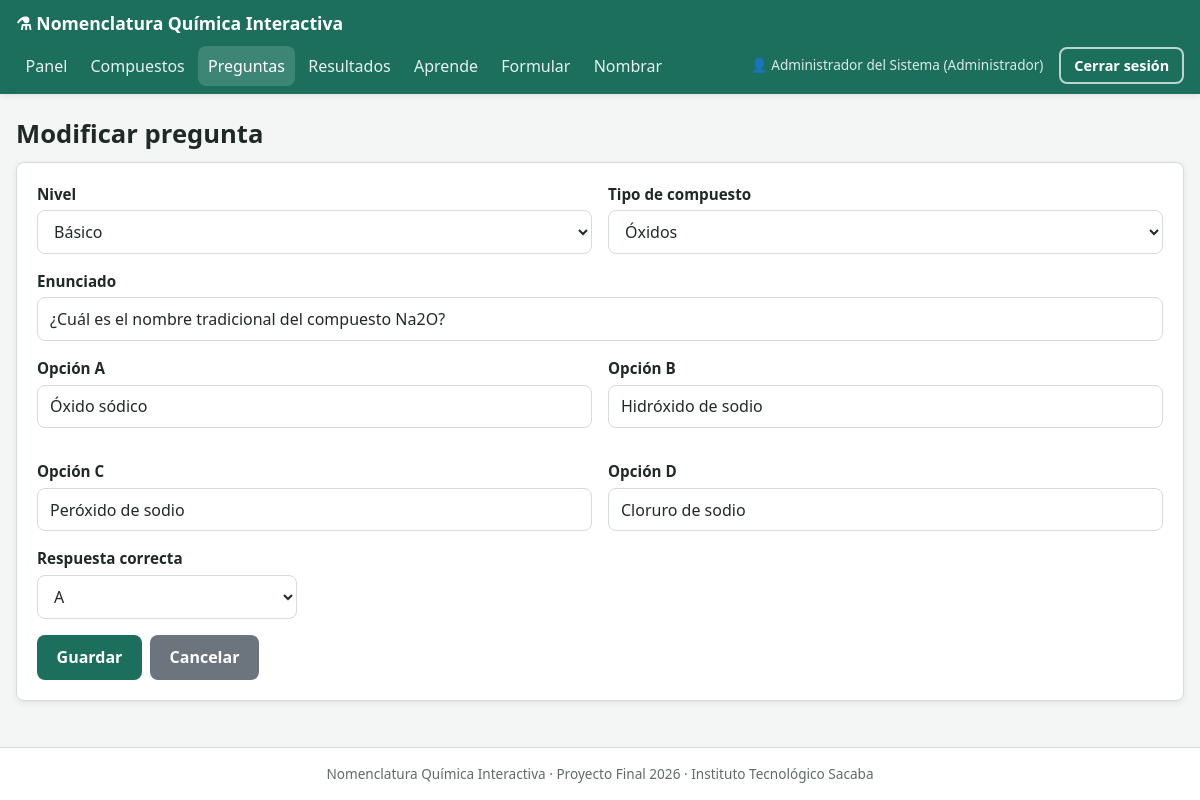
Screenshot of /sql/public/index.php?c=pregunta&a=editar&id=1 (signed in) with the database file from the repository.
### tables this page shows
CREATE TABLE preguntas (
    id_pregunta         INT          NOT NULL AUTO_INCREMENT,
    id_nivel            INT          NOT NULL,
    id_tipo             INT          NOT NULL,
    enunciado           VARCHAR(255) NOT NULL,
    opcion_a            VARCHAR(100) NOT NULL,
    opcion_b            VARCHAR(100) NOT NULL,
    opcion_c            VARCHAR(100) NOT NULL,
    opcion_d            VARCHAR(100) NOT NULL,
    respuesta_correcta  CHAR(1)      NOT NULL,
    estado              TINYINT(1)   NOT NULL DEFAULT 1 COMMENT '1 = activa, 0 = desactivada',
    PRIMARY KEY (id_pregunta),
    KEY idx_preguntas_nivel (id_nivel),
    KEY idx_preguntas_tipo (id_tipo),
    CONSTRAINT fk_preguntas_niveles FOREIGN KEY (id_nivel) REFERENCES niveles (id_nivel)
        ON UPDATE CASCADE ON DELETE RESTRICT,
    CONSTRAINT fk_preguntas_tipos FOREIGN KEY (id_tipo) REFERENCES tipos_compuesto (id_tipo)
        ON UPDATE CASCADE ON DELETE RESTRICT,
    CONSTRAINT ck_preguntas_respuesta CHECK (respuesta_correcta IN ('A', 'B', 'C', 'D'))
);

CREATE TABLE niveles (
    id_nivel            INT          NOT NULL AUTO_INCREMENT,
    nombre              VARCHAR(20)  NOT NULL,
    descripcion         VARCHAR(150) NULL,
    cantidad_preguntas  TINYINT      NOT NULL DEFAULT 10,
    PRIMARY KEY (id_nivel),
    UNIQUE KEY uq_niveles_nombre (nombre)
);

CREATE TABLE tipos_compuesto (
    id_tipo      INT         NOT NULL AUTO_INCREMENT,
    nombre       VARCHAR(40) NOT NULL,
    descripcion  TEXT        NULL,
    PRIMARY KEY (id_tipo),
    UNIQUE KEY uq_tipos_nombre (nombre)
);

### core/Controller.php (called while the page is built, shortened)
<?php
abstract class Controller
{
    protected function vista(string $ruta, array $parametros = []): void
    {
        extract($parametros, EXTR_SKIP);
        require BASE_PATH . '/views/layout/header.php';
        require BASE_PATH . '/views/' . $ruta . '.php';
        require BASE_PATH . '/views/layout/footer.php';
    }
    protected function get(string $campo, string $defecto = ''): string
    {
        return isset($_GET[$campo]) ? trim((string) $_GET[$campo]) : $defecto;
    }
}

### controllers/PreguntaController.php (called while the page is built, shortened)
<?php
class PreguntaController extends Controller
{
    private Pregunta $modelo;
    public function __construct()
    {
        $this->modelo = new Pregunta();
    }
    public function editar(): void
    {
        $id = (int) $this->get('id', '0');
        $actual = $this->modelo->obtener($id);
        $errores = [];
        $datos = $actual;
        $this->mostrarFormulario('Modificar pregunta', 'editar', $datos, $errores, $id);
    }
    private function mostrarFormulario(string $titulo, string $accion, array $datos, array $errores, int $id): void
    {
        $this->vista('admin/preguntas/form', [
            'titulo'  => $titulo,
            'accion'  => $accion,
            'datos'   => $datos,
            'errores' => $errores,
            'id'      => $id,
            'niveles' => (new Nivel())->listar(),
            'tipos'   => (new TipoCompuesto())->listar(),
        ]);
    }
}

### core/Router.php (called while the page is built, shortened)
<?php
class Router
{
    public static function despachar(): void
    {
        $a = (string) ($_GET['a'] ?? 'index');
        $controlador = new $clase();
        $controlador->$a();
    }
}

### sql/public/index.php (called while the page is built, shortened)
<?php
require_once BASE_PATH . '/core/helpers.php';
spl_autoload_register(function (string $clase) {
    foreach (['core', 'config', 'controllers', 'models'] as $carpeta) {
        $archivo = BASE_PATH . '/' . $carpeta . '/' . $clase . '.php';
        if (is_file($archivo)) {
            return;
        }
    }
});
Router::despachar();

### core/helpers.php (called while the page is built, shortened)
<?php
function e($valor): string
{
    return htmlspecialchars((string) $valor, ENT_QUOTES, 'UTF-8');
}
function url(string $c, string $a = 'index', array $params = []): string
{
    $query = array_merge(['c' => $c, 'a' => $a], $params);
    return BASE_URL . 'index.php?' . http_build_query($query);
}

### models/Nivel.php (called while the page is built, shortened)
<?php
class Nivel extends Model
{
    public function listar(): array
    {
        return $this->db->query('SELECT id_nivel, nombre, descripcion, cantidad_preguntas FROM niveles ORDER BY id_nivel')->fetchAll();
    }
}

### core/Model.php (called while the page is built, shortened)
<?php
abstract class Model
{
    public function __construct()
    {
        $this->db = Database::conectar();
    }
}

### config/Database.php (called while the page is built)
<?php
class Database
{
    private static ?PDO $conexion = null;
    public static function conectar(): PDO
    {
        if (self::$conexion === null) {
            $dsn = 'mysql:host=' . DB_HOST . ';dbname=' . DB_NAME . ';charset=' . DB_CHARSET;
            try {
                self::$conexion = new PDO($dsn, DB_USER, DB_PASS, [
                    PDO::ATTR_ERRMODE            => PDO::ERRMODE_EXCEPTION,
                    PDO::ATTR_DEFAULT_FETCH_MODE => PDO::FETCH_ASSOC,
                    PDO::ATTR_EMULATE_PREPARES   => false,
                ]);
            } catch (PDOException $e) {
                http_response_code(500);
                die('No se pudo conectar a la base de datos. Verifique config/config.php y que MySQL esté iniciado.');
            }
        }
        return self::$conexion;
    }
}

### models/Pregunta.php (called while the page is built, shortened)
<?php
class Pregunta extends Model
{
    public function obtener(int $id): ?array
    {
        $st = $this->db->prepare(self::SELECT_BASE . ' WHERE p.id_pregunta = :id');
        $st->execute([':id' => $id]);
        $fila = $st->fetch();
        return $fila ?: null;
    }
}

### models/TipoCompuesto.php (called while the page is built, shortened)
<?php
class TipoCompuesto extends Model
{
    public function listar(): array
    {
        return $this->db->query('SELECT id_tipo, nombre, descripcion FROM tipos_compuesto ORDER BY id_tipo')->fetchAll();
    }
}

### views/admin/preguntas/form.php (the view, shortened to what this page needs)
<h1><?= e($titulo) ?></h1>
<form method="post" class="tarjeta validar"
      action="<?= e($accion === 'editar' ? url('pregunta', 'editar', ['id' => $id]) : url('pregunta', 'crear')) ?>">
    <div class="rejilla rejilla-2">
        <div class="campo">
            <label for="id_nivel" class="etiqueta">Nivel</label>
            <select class="entrada" id="id_nivel" name="id_nivel" required>
                <?php foreach ($niveles as $n): ?>
                    <option value="<?= (int) $n['id_nivel'] ?>" <?= (int) $datos['id_nivel'] === (int) $n['id_nivel'] ? 'selected' : '' ?>><?= e($n['nombre']) ?></option>
                <?php endforeach; ?>
            </select>
        </div>
        <div class="campo">
            <label for="id_tipo" class="etiqueta">Tipo de compuesto</label>
            <select class="entrada" id="id_tipo" name="id_tipo" required>
                <?php foreach ($tipos as $t): ?>
                    <option value="<?= (int) $t['id_tipo'] ?>" <?= (int) $datos['id_tipo'] === (int) $t['id_tipo'] ? 'selected' : '' ?>><?= e($t['nombre']) ?></option>
                <?php endforeach; ?>
            </select>
        </div>
    </div>
    <div class="campo">
        <label for="enunciado" class="etiqueta">Enunciado</label>
        <input type="text" class="entrada" id="enunciado" name="enunciado" required maxlength="255"
               value="<?= e($datos['enunciado']) ?>" placeholder="Ej.: ¿Cuál es la fórmula del óxido de calcio?">
    </div>
    <div class="rejilla rejilla-2">
        <?php foreach (['A' => 'opcion_a', 'B' => 'opcion_b', 'C' => 'opcion_c', 'D' => 'opcion_d'] as $letra => $campo): ?>
            <div class="campo">
                <label for="<?= $campo ?>" class="etiqueta">Opción <?= $letra ?></label>
                <input type="text" class="entrada" id="<?= $campo ?>" name="<?= $campo ?>" required maxlength="100"
                       data-opcion value="<?= e($datos[$campo]) ?>">
            </div>
        <?php endforeach; ?>
    </div>
    <div class="campo" style="max-width: 260px;">
        <label for="respuesta_correcta" class="etiqueta">Respuesta correcta</label>
        <select class="entrada" id="respuesta_correcta" name="respuesta_correcta" required>
            <?php foreach (['A', 'B', 'C', 'D'] as $letra): ?>
                <option value="<?= $letra ?>" <?= $datos['respuesta_correcta'] === $letra ? 'selected' : '' ?>><?= $letra ?></option>
            <?php endforeach; ?>
        </select>
    </div>
    <div class="grupo-botones">
        <button type="submit" class="boton">Guardar</button>
        <a class="boton boton-gris" href="<?= e(url('pregunta', 'index')) ?>">Cancelar</a>
    </div>
</form>

### sql/public/css/estilos.css (style rules this page uses)
:root { --verde: #1b6f5c; --verde-oscuro: #155a4a; --verde-claro: #e6f2ef; --gris-fondo: #f4f6f5; --gris-borde: #d5dbd9; --gris-texto: #5f6b67; --texto: #1f2a27; --rojo: #c0392b; --rojo-claro: #fbe9e7; --amarillo-claro: #fff6dc; --amarillo-borde: #e3b341; --azul: #1f5fa8; --azul-claro: #e7f0fa; --blanco: #ffffff; --radio: 8px; --sombra: 0 2px 6px rgba(0, 0, 0, 0.08); }
* { box-sizing: border-box; }
html { font-size: 16px; }
body { margin: 0; font-family: "Segoe UI", Roboto, Arial, sans-serif; line-height: 1.5; color: var(--texto); background-color: var(--gris-fondo); min-height: 100vh; display: flex; flex-direction: column; }
h1, h2, h3 { line-height: 1.25; margin: 0 0 .75rem; }
h1 { font-size: 1.6rem; }
a { color: var(--verde); }
.boton { display: inline-block; font: inherit; font-weight: 600; text-align: center; text-decoration: none; cursor: pointer; border: 2px solid transparent; border-radius: var(--radio); padding: .55rem 1.1rem; background-color: var(--verde); color: var(--blanco); transition: background-color .15s, box-shadow .15s; }
.boton-gris { background-color: #6c757d; }
.grupo-botones { display: flex; flex-wrap: wrap; gap: .5rem; align-items: center; }
.tarjeta { background-color: var(--blanco); border: 1px solid var(--gris-borde); border-radius: var(--radio); box-shadow: var(--sombra); padding: 1.25rem; }
.rejilla { display: grid; gap: 1rem; grid-template-columns: repeat(3, 1fr); }
.rejilla-2 { grid-template-columns: repeat(2, 1fr); }
.campo { margin-bottom: 1rem; }
.etiqueta { display: block; font-weight: 600; margin-bottom: .3rem; font-size: .95rem; }
.entrada { display: block; width: 100%; font: inherit; padding: .55rem .75rem; border: 1px solid var(--gris-borde); border-radius: var(--radio); background-color: var(--blanco); color: var(--texto); }

### rows the page displays
preguntas: id_nivel "Básico", id_tipo "Óxidos", enunciado "¿Cuál es el nombre tradicional del compuesto Na2O?", opcion_a "Óxido sódico", opcion_b "Hidróxido de sodio", opcion_c "Peróxido de sodio", opcion_d "Cloruro de sodio", respuesta_correcta "A"

### other values shown
APP_NOMBRE "Nomenclatura Química Interactiva"
$usuarioSesion['nombre'] "Administrador del Sistema"
$usuarioSesion['rol'] "Administrador"
$titulo "Modificar pregunta"
$letra "A"
$letra "B"
$letra "C"
$letra "D"
